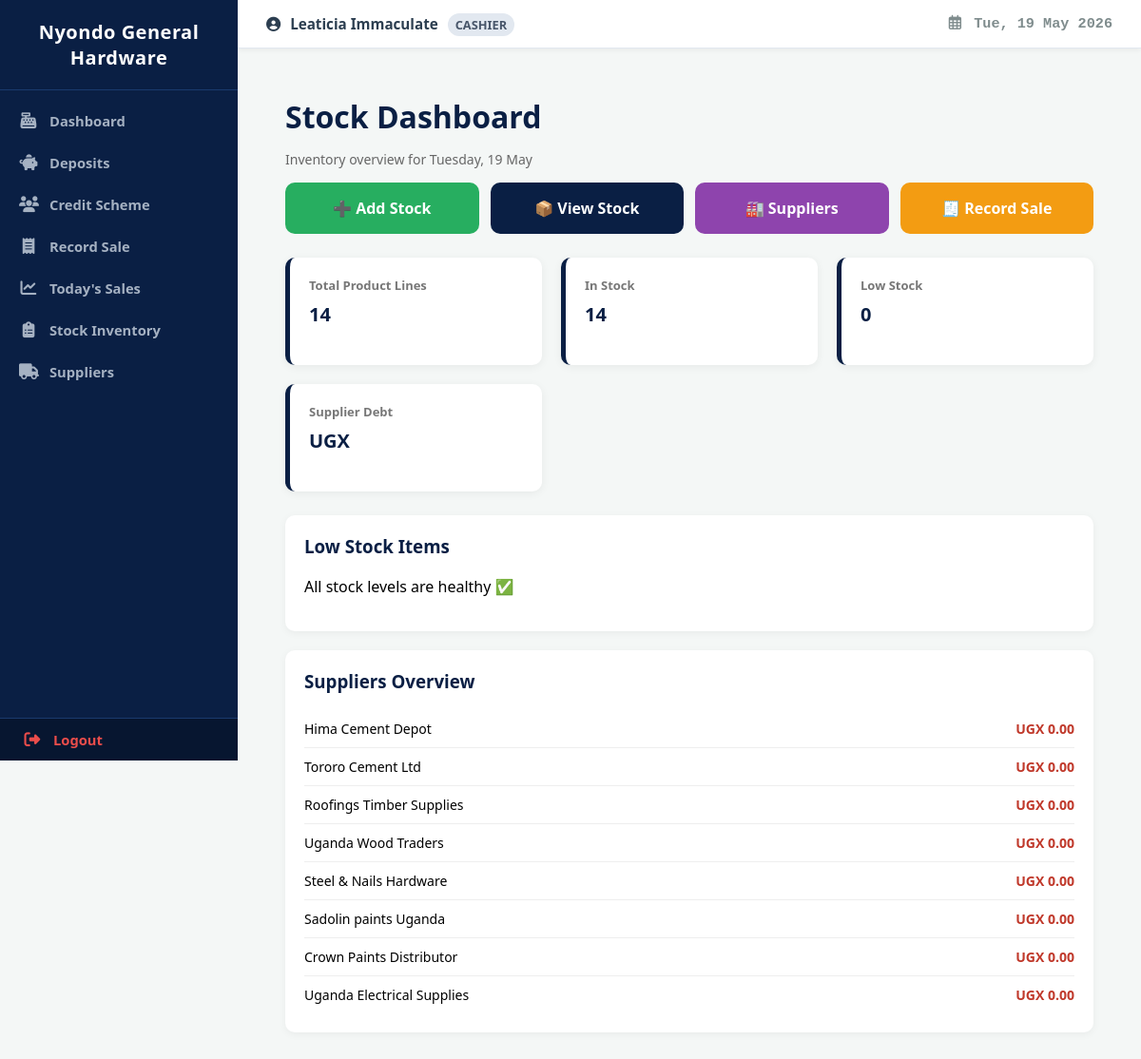
The page /stock_dashboard/ (signed in) on the database as committed earlier.
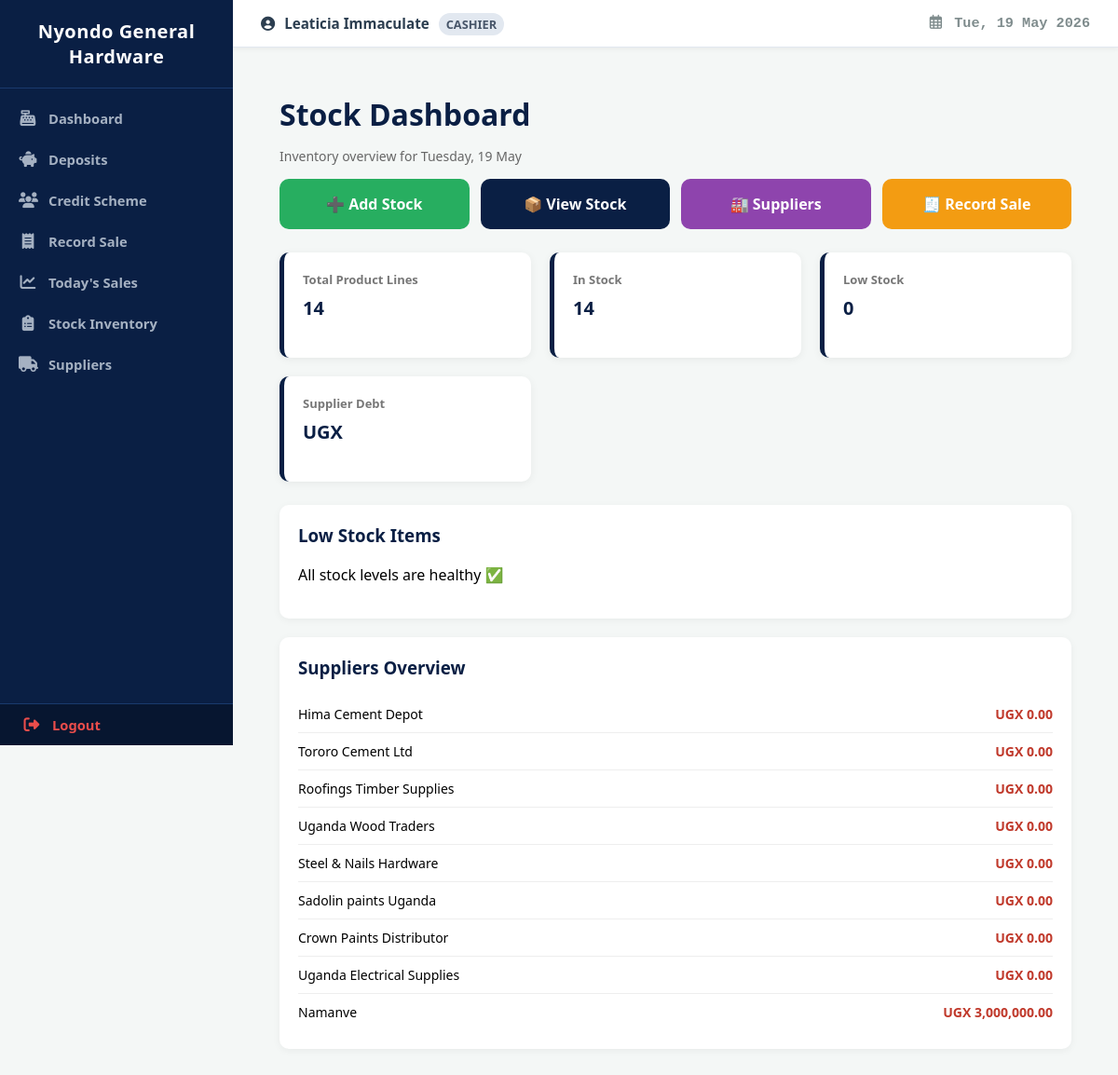
The same page on the database as committed later.
### web/models.py (models this page shows, shortened)
class Supplier(models.Model):
    name = models.CharField(max_length=100)
    contact = models.CharField(max_length=15, validators=[ugandan_phone_rule], blank=True, null=True)
    address = models.CharField(max_length=200, blank=True, null=True)
    credit = models.DecimalField(max_digits=12, decimal_places=0, default=0) # Aligned with UGX formatting

### web/views.py (the view)
# urls.py: path('stock_dashboard/', views.stock_dashboard, name="stock_dashboard"),
@login_required
def stock_dashboard(request):
    today = timezone.now().date()
    items = StockItem.objects.all()
    low_stock_items = items.filter(quantity__lte=5, quantity__gt=0)
    out_of_stock_items = items.filter(quantity=0)
    suppliers = Supplier.objects.all()  # ✅ ADD THIS
    context = {
        'total_lines': items.count(),
        'in_stock': items.filter(quantity__gt=5).count(),
        'low_stock_count': low_stock_items.count(),
        'out_of_stock_count': out_of_stock_items.count(),
        'stock_value': items.aggregate(total=Sum('unit_cost'))['total'] or 0,
        'total_units': items.aggregate(total=Sum('quantity'))['total'] or 0,
        'low_stock_items': low_stock_items,
        'suppliers': suppliers,
        'today': today
    }
    return render(request, 'stock_dashboard.html', context)

### web/templates/stock_dashboard.html (shortened to what this page needs)
{% extends "base.html" %}
{% load humanize %}
{% block content %}
<div class="dashboard">
    <div class="header">
        <h1>Stock Dashboard</h1>
        <p>Inventory overview for {{ today|date:"l, j M" }}</p>
    </div>
    <div class="actions">
        <a href="{% url 'add_stock' %}" class="action-btn green">
            ➕ Add Stock
        </a>
        <a href="{% url 'stock_list' %}" class="action-btn blue">
            📦 View Stock
        </a>
        <a href="{% url 'suppliers' %}" class="action-btn purple">
            🏭 Suppliers
        </a>
        <a href="{% url 'record_sale' %}" class="action-btn orange">
            🧾 Record Sale
        </a>
    </div>
    <div class="stats">
        <div class="stat-box">
            <h3>Total Product Lines</h3>
            <p>{{ total_lines }}</p>
        </div>
        <div class="stat-box">
            <h3>In Stock</h3>
            <p>{{ in_stock }}</p>
        </div>
        <div class="stat-box">
            <h3>Low Stock</h3>
            <p>{{ low_stock_count }}</p>
        </div>
        <div class="stat-box">
            <h3>Supplier Debt</h3>
            <p class="debt">UGX {{ supplier_debt|floatformat:2 | intcomma }}</p>
        </div>
    </div>
    <div class="section">
        <h3>Low Stock Items</h3>
        {% if low_stock_items %}
            {% for item in low_stock_items %}
                <div class="item">
                    <span>{{ item.name }}</span>
                    <span class="low">{{ item.quantity }} left</span>
                </div>
            {% endfor %}
        {% else %}
            <p>All stock levels are healthy ✅</p>
        {% endif %}
    </div>
    <div class="section">
        <h3>Suppliers Overview</h3>
        {% if suppliers %}
            {% for s in suppliers %}
                <div class="supplier">
                    <span>{{ s.name }}</span>
                    <span class="debt">UGX {{ s.credit|floatformat:2 | intcomma }}</span>
                </div>
            {% endfor %}
        {% else %}
            <p>No suppliers registered yet.</p>
        {% endif %}
    </div>
</div>
{% endblock %}

Rows that differ between the two databases and show on the page:
added Supplier: name "Namanve", credit "3,000,000.00"
